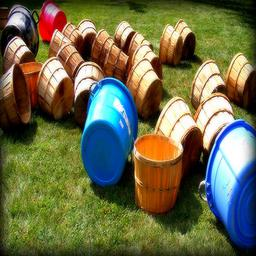
#> input picture iegan-scribble-based-colorization/example.JPEG, 256 x 256 px
$ python visualize_colorscribble.py
#> lines starting #> are read from the running program, lines starting #| are printed output that depends on the picture
#> in main2, img is the input picture: shape (256, 256, 3); mean B, G, R 73.5, 106.4, 106.7
import numpy as np
import cv2

# color scribble
# [39 lines left out: function main1, not called in this run]

def main2():
    def color_scribble(img, color_point = 30, color_width = 5):
#> called with color_point = 30, color_width = 5
        height = img.shape[0]
#> height = 256
        width = img.shape[1]
#> width = 256
        channels = img.shape[2]
#> channels = 3
        scribble = np.zeros((height, width, channels), np.uint8)

        times = np.random.randint(color_point)
        print(times)
        for i in range(times):
            # random selection
            rand_h = np.random.randint(height)
            rand_w = np.random.randint(width)
            # define min and max
            min_h = rand_h - (color_width - 1) // 2
            max_h = rand_h + (color_width - 1) // 2
            min_w = rand_w - (color_width - 1) // 2
            max_w = rand_w + (color_width - 1) // 2
            min_h = max(min_h, 0)
            min_w = max(min_w, 0)
            max_h = min(max_h, height)
            max_w = min(max_w, width)
            # attach color points
            scribble[min_h:max_h, min_w:max_w, :] = img[rand_h, rand_w, :]
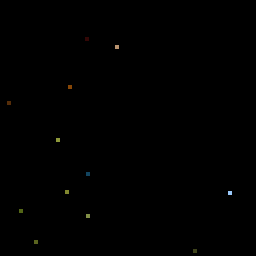
#> scribble: shape (256, 256, 3); mean B, G, R 0.2, 0.3, 0.3

        return scribble

    def blurish(img, color_blur_width = 11):
        img = cv2.GaussianBlur(img, (color_blur_width, color_blur_width), 0)
        return img

    img = cv2.imread('example.JPEG')
    scribble = color_scribble(img)
    #scribble = blurish(scribble)

    show = np.concatenate((img, scribble), axis = 1)
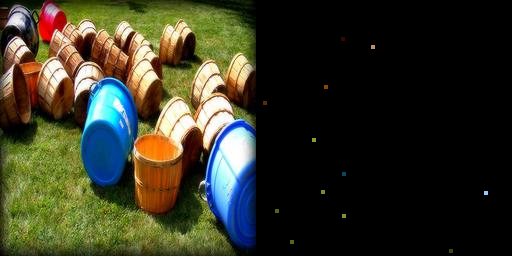
#> show: shape (256, 512, 3); mean B, G, R 36.8, 53.3, 53.5
    #show = cv2.resize(show, (show.shape[1] // 2, show.shape[0] // 2))
    cv2.imshow('scribble', show)
    cv2.waitKey(0)

if __name__ == "__main__":

    main2()
